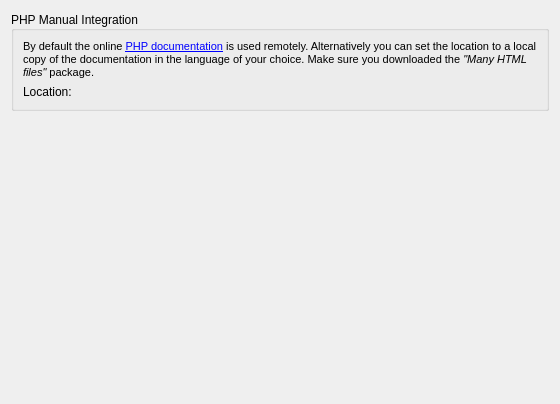
<?xml version="1.0" encoding="UTF-8"?>
<ui version="4.0">
 <class>PhpDocsConfigUI</class>
 <widget class="QWidget" name="PhpDocsConfigUI">
  <property name="geometry">
   <rect>
    <x>0</x>
    <y>0</y>
    <width>560</width>
    <height>404</height>
   </rect>
  </property>
  <property name="locale">
   <locale language="English" country="UnitedStates"/>
  </property>
  <layout class="QVBoxLayout" name="verticalLayout_2">
   <item>
    <widget class="QGroupBox" name="PhpDoc">
     <property name="title">
      <string>PHP Manual Integration</string>
     </property>
     <property name="alignment">
      <set>Qt::AlignLeading|Qt::AlignLeft|Qt::AlignVCenter</set>
     </property>
     <layout class="QVBoxLayout" name="verticalLayout">
      <item>
       <widget class="QLabel" name="PhpDocNote">
        <property name="locale">
         <locale language="English" country="UnitedStates"/>
        </property>
        <property name="text">
         <string>&lt;!DOCTYPE HTML PUBLIC &quot;-//W3C//DTD HTML 4.0//EN&quot; &quot;http://www.w3.org/TR/REC-html40/strict.dtd&quot;&gt;
&lt;html&gt;&lt;head&gt;&lt;meta name=&quot;qrichtext&quot; content=&quot;1&quot; /&gt;&lt;style type=&quot;text/css&quot;&gt;
p, li { white-space: pre-wrap; }
&lt;/style&gt;&lt;/head&gt;&lt;body style=&quot; font-family:'DejaVu Sans'; font-size:8pt; font-weight:400; font-style:normal;&quot;&gt;
&lt;p style=&quot; margin-top:0px; margin-bottom:0px; margin-left:0px; margin-right:0px; -qt-block-indent:0; text-indent:0px;&quot;&gt;By default the online &lt;a href=&quot;http://php.net&quot;&gt;&lt;span style=&quot; text-decoration: underline; color:#0000ff;&quot;&gt;PHP documentation&lt;/span&gt;&lt;/a&gt; is used remotely. Alternatively you can set the location to a local copy of the documentation in the language of your choice. Make sure you downloaded the &lt;span style=&quot; font-style:italic;&quot;&gt;&quot;Many HTML files&quot;&lt;/span&gt; package.&lt;/p&gt;&lt;/body&gt;&lt;/html&gt;</string>
        </property>
        <property name="scaledContents">
         <bool>false</bool>
        </property>
        <property name="wordWrap">
         <bool>true</bool>
        </property>
        <property name="openExternalLinks">
         <bool>true</bool>
        </property>
       </widget>
      </item>
      <item>
       <layout class="QFormLayout" name="formLayout">
        <property name="fieldGrowthPolicy">
         <enum>QFormLayout::ExpandingFieldsGrow</enum>
        </property>
        <item row="0" column="0">
         <widget class="QLabel" name="PhpDocLocationLabel">
          <property name="text">
           <string>Location:</string>
          </property>
         </widget>
        </item>
        <item row="0" column="1">
         <widget class="KUrlRequester" name="kcfg_phpDocLocation"/>
        </item>
       </layout>
      </item>
     </layout>
    </widget>
   </item>
   <item>
    <spacer name="verticalSpacer">
     <property name="orientation">
      <enum>Qt::Vertical</enum>
     </property>
     <property name="sizeHint" stdset="0">
      <size>
       <width>20</width>
       <height>40</height>
      </size>
     </property>
    </spacer>
   </item>
  </layout>
 </widget>
 <customwidgets>
  <customwidget>
   <class>KUrlRequester</class>
   <extends>QWidget</extends>
   <header>kurlrequester.h</header>
  </customwidget>
 </customwidgets>
 <resources/>
 <connections/>
</ui>
